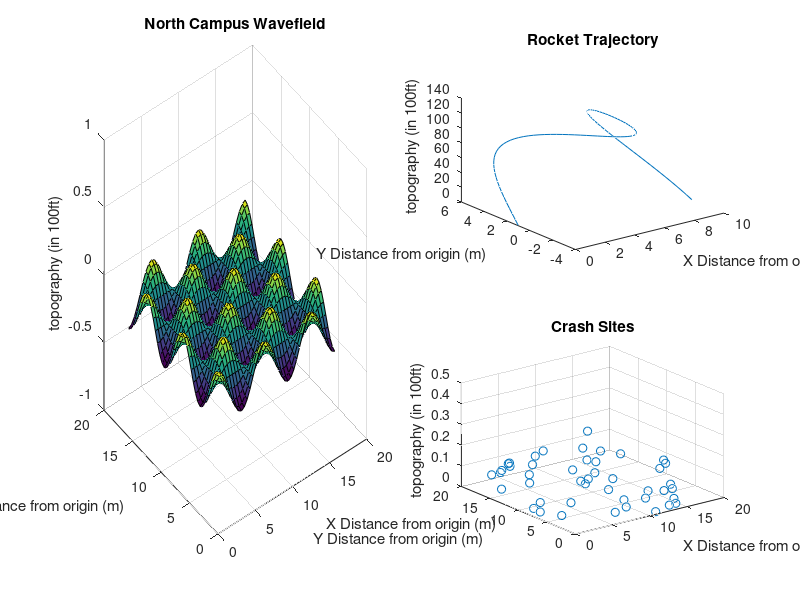

MATLAB code for this plot:
% clear workspace and command window
clear; clc; close all;

% ------------------------------------------------------------------------
% Load wavefieldData.mat. This file contains all the data
load('wavefieldData.mat');

% Create the figure window
figure('Position', [10 10 900 500])

% ------------------------------------------------------------------------
% Graph 1: The Wave Field
% TODO: make the wave field

[X,Y] = meshgrid(x, y);
Z = 0.2.*cos(X).*cos(Y);
subplot(2, 2,[1;3]);
surf(X, Y, Z);

% Label the x, y, and z axes
xlabel('X Distance from origin (m)');
ylabel('Y Distance from origin (m)');
zlabel('topography (in 100ft)');

% Make the title
title('North Campus Wavefield');

% TODO: Set axes limits
xlim([0 20]);
ylim([0 20]);
zlim([-1 1]);

% ------------------------------------------------------------------------
% Graph 2: The Flight Trajectory
% TODO: run a simulation of a rocket's flight trajectory

x = 0:0.1:10;
y = 4*sin(x)+1;
z = -5*x.^2 + 50*x;
subplot(2, 2, [2]);
plot3(x, y, z);

% Label the x, y, and z axes, and make the title
xlabel('X Distance from origin (m)');
ylabel('Y Distance from origin (m)');
zlabel('topography (in 100ft)');
title('Rocket Trajectory');

% ------------------------------------------------------------------------
% Graph 3: The Landing Sites
% TODO: plot the landing positions of the rocket
zr = 0.2*cos(xr).*sin(yr);
subplot(2, 2, [4]);
scatter3(xr, yr, zr);

% Label the x, y, and z axes, and make the title
xlabel('X Distance from origin (m)');
ylabel('Y Distance from origin (m)');
zlabel('topography (in 100ft)');
title('Crash Sites');

% TODO: Set axes limits
xlim([0 20]);
ylim([0 20]);
zlim([0 0.5]);

% Save the figure as a .png file
print('wavefield_plots.png','-dpng');
